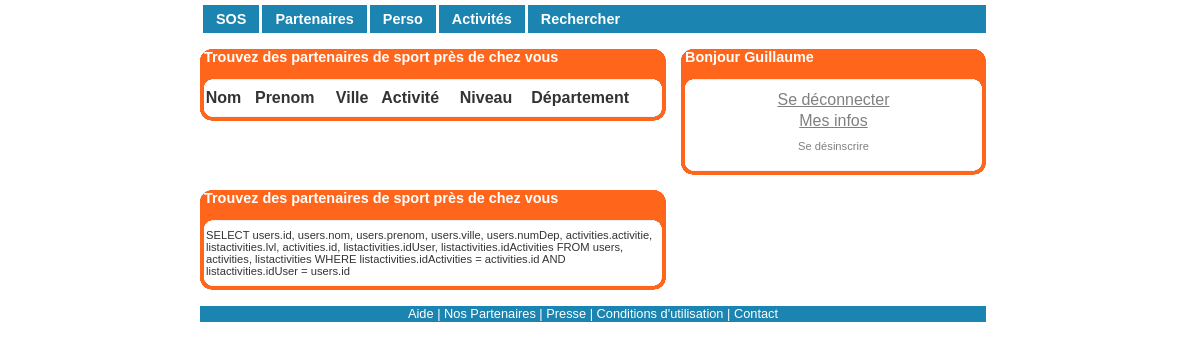
Before: /afficher.php (signed in) with the older database file.
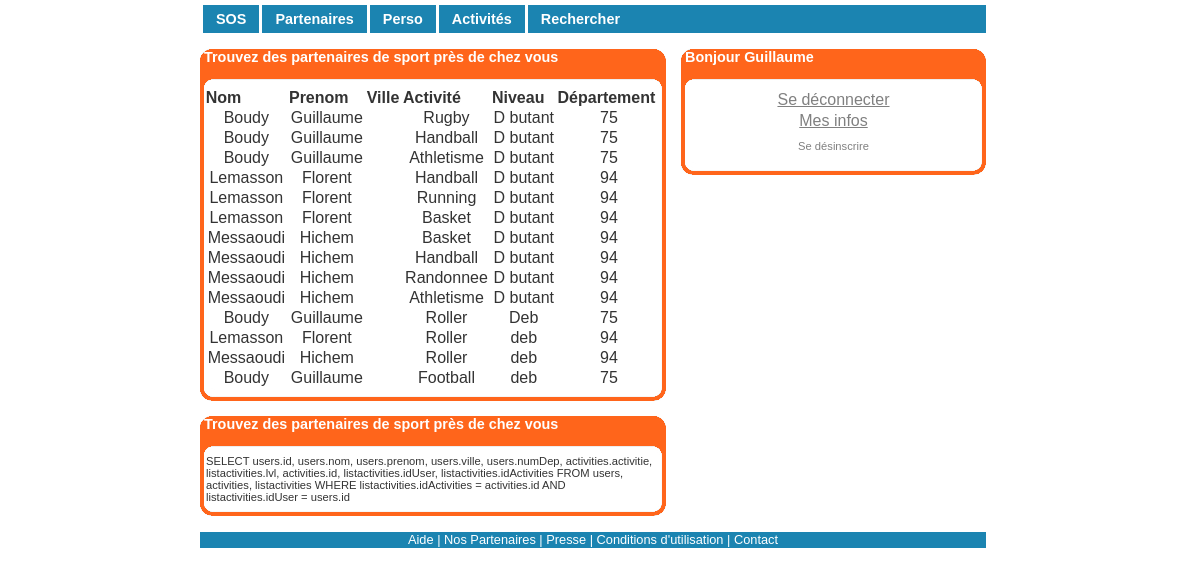
After: the same page with the newer database file.
### tables this page shows
CREATE TABLE IF NOT EXISTS `users` (
  `id` int(11) NOT NULL AUTO_INCREMENT,
  `nom` varchar(255) NOT NULL,
  `prenom` varchar(255) NOT NULL,
  `birth` date NOT NULL,
  `mdp` char(150) NOT NULL,
  `sexe` varchar(50) NOT NULL,
  `email` varchar(255) NOT NULL,
  `avatar` varchar(255) DEFAULT NULL,
  `ville` varchar(255) DEFAULT NULL,
  `numDep` int(5) DEFAULT NULL,
  `tel` varchar(10) DEFAULT NULL,
  `description` text,
  `afficheEmail` tinyint(1) DEFAULT NULL,
  `AfficheTel` tinyint(1) DEFAULT NULL,
  `pass` varchar(50) DEFAULT NULL,
  `valide` varchar(50) DEFAULT NULL,
  PRIMARY KEY (`id`)
);

CREATE TABLE IF NOT EXISTS `listactivities` (
  `id` int(11) NOT NULL AUTO_INCREMENT,
  `idUser` int(11) NOT NULL,
  `idActivities` int(11) NOT NULL,
  `lvl` varchar(50) NOT NULL,
  PRIMARY KEY (`id`)
);

CREATE TABLE IF NOT EXISTS `activities` (
  `id` int(11) NOT NULL AUTO_INCREMENT,
  `activitie` varchar(50) NOT NULL,
  PRIMARY KEY (`id`)
);

### afficher.php (the view, shortened to what this page needs)
<?php
	include("FctPhp.php");
	if (!isset($_SESSION['id'])) {
		header('location:index.php');
	}
	else {
		if (isset($_GET['nomActivite'])) {
			$activite = $_GET['nomActivite'];
			$departement = $_GET['numDepartement'];
		}
		else {
			$activite = 'vide';
			$departement = 'vide';
		}
		if ($activite == 'vide' && $departement == 'vide') {
			$sqlAct = '';
			$sqlDep = '';
			}
		$sql = "SELECT users.id, users.nom, users.prenom, users.ville, users.numDep, activities.activitie, listactivities.lvl, activities.id, listactivities.idUser, listactivities.idActivities FROM users, activities, listactivities WHERE ".$sqlDep." ".$sqlAct." listactivities.idActivities = activities.id AND listactivities.idUser = users.id";
		$req = mysql_query($sql) or die('Erreur SQL !<br>'.$sql.'<br>'.mysql_error());
	}
?>
<html xmlns="http://www.w3.org/1999/xhtml"><head>
	<link rel="stylesheet" href="style.css" type="text/css" charset="utf-8">
	<body>
		<div id="conteneur">
	<?php getHeader(); ?>
			<div id="contenu_annexe">
				<div class="boitegrise_466 sans_marge_gauche">
					<h2>&nbsp;Trouvez des partenaires de sport près de chez vous</h2>
						<table border="0" style="width: 98%;" align="center">
							<thead>
								<tr style="font-weight : bold">
									<td>Nom</td>
									<td>Prenom</td>
									<td>Ville</td>
									<td>Activité</td>
									<td>Niveau</td>
									<td>Département</td>
								</tr>
							</thead>
							<?php
								while ($ligne = mysql_fetch_array($req)) {
								echo '<tr align="center">
										<td>'.$ligne['nom'].'</td>';
								echo '	<td>'.$ligne['prenom'].'</td>';
								echo '	<td>'.$ligne['ville'].'</td>';
								echo '	<td>'.$ligne['activitie'].'</td>';
								echo '	<td>'.$ligne['lvl'].'</td>';
								echo '	<td>'.$ligne['numDep'].'</td>
									<tr>';
								}
							?>
						</table>
					<div class="finboite"></div>
					</div>
					<?php getConnexion(); ?>
					<div class="boitegrise_466 sans_marge_gauche">
						<h2>&nbsp;Trouvez des partenaires de sport près de chez vous</h2>
							<p> <?php echo $sql ?> <p>
						<div class="finboite"></div>
					</div>
					<div class="spacer"></div>
			<?php getFooter(); ?>
		</div>
	</body>
</html>

### FctPhp.php (shortened to what this page needs)
<?php
	function getHeader() {
			echo '<div id="entete">
				<div id="menu_entete">
					<a href="index.php" id="ctl00_menu_Entete_menu_mycleec">SOS</a>
					<a href="/partenaires/" id="ctl00_menu_Entete_menu_partenaires">Partenaires</a>
					<a href="perso.php" id="ctl00_menu_Entete_menu_membres">Perso</a>
					<a href="afficher.php" id="ctl00_menu_Entete_menu_activites">Activités</a>
					<a href="rechercher.php" id="ctl00_menu_Entete_menu_activites">Rechercher</a>
					<div class="spacer"></div>
				</div>
			</div>';
		}
	function getFooter() {
		echo '<div id="pied">
				<a href="/site-tour.aspx">Aide</a> |
				<a href="/nos-partenaires/">Nos Partenaires</a> |
				<a href="/infos/presse.aspx">Presse</a> |
				<a href="/infos/conditionsdutilisation.aspx">Conditions d\'utilisation</a> |
				<a href="/infos/contact.aspx">Contact</a>
			</div>';
	}
	function getConnexion() {
		echo '<div id="login" class="boitegrise_305">';
						if (isset($_SESSION["id"])) {
							$sqlPrenom = "SELECT prenom FROM users WHERE id='".$_SESSION['id']."'";
							$reqPrenom = mysql_query($sqlPrenom) or die('Erreur SQL !<br>'.$sqlPrenom.'<br>'.mysql_error());
							$data = mysql_fetch_assoc($reqPrenom);
							echo '<h2>&nbsp;Bonjour '.$data["prenom"].'</h2>
							<p>
								<center><a href="deconnexion.php">Se déconnecter<a></center>
							</p>
							<p>
								<center><a href="perso.php">Mes infos</a></center>
							</p>
							<p class="align_image">
								<a href="Desinscription.php">Se désinscrire</a>
							</p>';
						}
						echo '<div class="finboite"></div></div>';
	}
?>

### style.css (style rules this page uses)
html,body,div,ul,ol,li,dl,dt,dd,h1,h2,h3,h4,h5,h6,pre,form,p,blockquote,fieldset,input { margin: 0; padding: 0; }
h1,h2,h3,h4,h5,h6,pre,code,address,caption,cite,code,th { font-size: 1em; font-weight: normal; font-style: normal; text-align: left; }
table { border-collapse: collapse; border-spacing: 0; }
a { color: gray }
body { margin: 10px 0 5px 0; text-align:center ; font-family: verdana, arial, helvetica; color: #333333; }
div#conteneur { margin: 0 auto; width : 786px; text-align: left; position: absolute; top: 0; left: 50%; margin-left: -400px; }
div#contenu_annexe { margin: 0; }
div#pied { clear: left; margin: 15px 0 0 0; padding: 0 15px 1px 15px; text-align: center; background-color: #1B84B1; font-size: 0.8em; color: white }
.spacer { height: 1px; clear: both; background-color: white }
div#menu_entete { background: #1B84B1 url(/images/graphisme/menu_fond.gif) left top no-repeat; margin: 5px 0 0 0; }
div#menu_entete a { display: block; float: left; padding: 6px 13px; border-left: white solid 3px; font-size: 0.9em; font-weight: bold; color: white; text-decoration: none; }
div#pied a { color: white; text-decoration: none; }
.boitegrise_305 { display: inline;float: left; width: 305px; margin: 15px 0 0 15px; }
.boitegrise_466 { display: inline;float: left; width: 466px; margin: 15px 0 0 15px; }
.sans_marge_gauche { margin: 15px 0 0 0; }
.boitegrise_305 { background: white url(images/graphisme/SmallBoxMedium.jpg) center top repeat-y }
.boitegrise_466 { background: white url(images/graphisme/MediumBoxMedium.jpg) center top repeat-y }
.boitebleue_145 h2, .boiteorange_145 h2, .boitegrise_145 h2, .boitegrise_198 h2, .boitegrise_225 h2, .boitegrise_305 h2, .boitegrise_385 h2, .boitegrise_412 h2, .boitegrise_466 h2, .boitegrise_626 h2, .boitegrise_785 h2 { height: 39px; color: white; font-weight: bold; font-size: 0.9em }
.boitegrise_305 h2 { background: #BEBEBE url(images/graphisme/SmallBoxH.jpg) center top no-repeat }
.boitegrise_466 h2 { background: #BEBEBE url(images/graphisme/MediumBoxH.jpg) center top no-repeat }
.boitebleue_145 p, .boiteorange_145 p, .boitegrise_145 p, .boitegrise_198 p, .boitegrise_225 p, .boitegrise_305 p, .boitegrise_385 p, .boitegrise_412 p, .boitegrise_466 p, .boitegrise_626 p, .boitegrise_785 p { margin: 0 6px; font-size: 0.7em }
.boitebleue_145 .finboite, .boiteorange_145 .finboite, .boitegrise_145 .finboite, .boitegrise_198 .finboite, .boitegrise_225 .finboite, .boitegrise_305 .finboite, .boitegrise_385 .finboite, .boitegrise_412 .finboite, .boitegrise_466 .finboite, .boitegrise_626 .finboite, .boitegrise_785 .finboite { height: 13px; font-size: 0.1em; clear:both; }
.boitegrise_305 .finboite { background: white url(images/graphisme/SmallBoxB.jpg) center bottom no-repeat }
.boitegrise_466 .finboite { background: white url(images/graphisme/MediumBoxB.jpg) center bottom no-repeat }
div#login p { margin: 3px 0 }
.align_image a { text-decoration: none; }
.align_image { text-align:center; }
div#login p.align_image { margin: 10px 0; }
div#login p.align_image a, .mise_en_forme_du_formulaire p.align_image a { margin: 0 5px; }

Changed rows visible on the page:
added listactivities: idUser.nom "Boudy", idUser.prenom "Guillaume", idActivities.activitie "Rugby", lvl "D butant", idUser.numDep "75"
added listactivities: idUser.nom "Boudy", idUser.prenom "Guillaume", idActivities.activitie "Handball", lvl "D butant", idUser.numDep "75"
added listactivities: idUser.nom "Boudy", idUser.prenom "Guillaume", idActivities.activitie "Athletisme", lvl "D butant", idUser.numDep "75"
added listactivities: idUser.nom "Lemasson", idUser.prenom "Florent", idActivities.activitie "Handball", lvl "D butant", idUser.numDep "94"
added listactivities: idUser.nom "Lemasson", idUser.prenom "Florent", idActivities.activitie "Running", lvl "D butant", idUser.numDep "94"
added listactivities: idUser.nom "Lemasson", idUser.prenom "Florent", idActivities.activitie "Basket", lvl "D butant", idUser.numDep "94"
added listactivities: idUser.nom "Messaoudi", idUser.prenom "Hichem", idActivities.activitie "Basket", lvl "D butant", idUser.numDep "94"
added listactivities: idUser.nom "Messaoudi", idUser.prenom "Hichem", idActivities.activitie "Handball", lvl "D butant", idUser.numDep "94"
added listactivities: idUser.nom "Messaoudi", idUser.prenom "Hichem", idActivities.activitie "Randonnee", lvl "D butant", idUser.numDep "94"
added listactivities: idUser.nom "Messaoudi", idUser.prenom "Hichem", idActivities.activitie "Athletisme", lvl "D butant", idUser.numDep "94"
added listactivities: idUser.nom "Boudy", idUser.prenom "Guillaume", idActivities.activitie "Roller", lvl "Deb", idUser.numDep "75"
added listactivities: idUser.nom "Lemasson", idUser.prenom "Florent", idActivities.activitie "Roller", lvl "deb", idUser.numDep "94"
added listactivities: idUser.nom "Messaoudi", idUser.prenom "Hichem", idActivities.activitie "Roller", lvl "deb", idUser.numDep "94"
added listactivities: idUser.nom "Boudy", idUser.prenom "Guillaume", idActivities.activitie "Football", lvl "deb", idUser.numDep "75"
